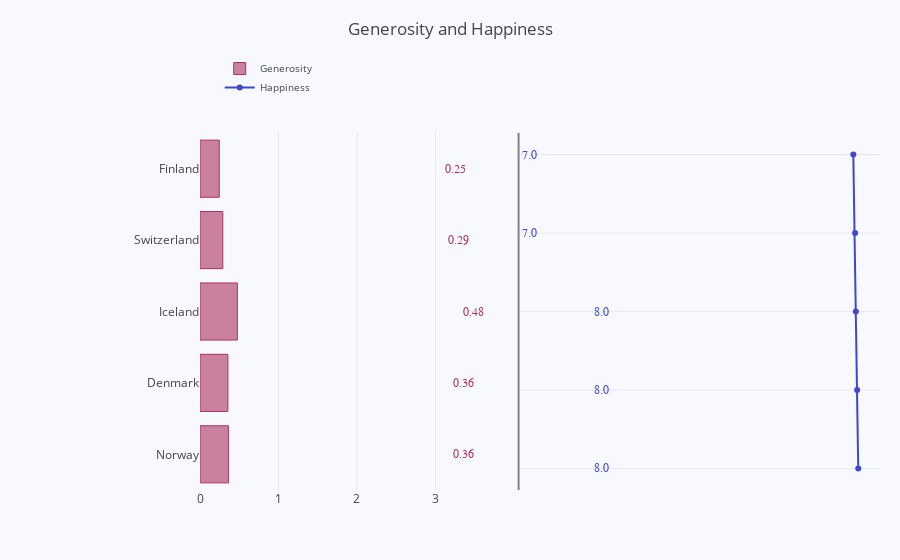

Write notebook code for a chart like this one.
### Code cell
import plotly.graph_objs as go
from plotly import tools
import matplotlib.pyplot as plt

y_saving = [each for each in whr2017["Generosity"][:5]]
y_net_worth  = [float(each) for each in whr2017["Happiness.Score"][:5]]
x_saving = [each for each in whr2017.Country[:5]]
x_net_worth  = [each for each in whr2017.Country[:5]]
trace0 = go.Bar(
                x=y_saving,
                y=x_saving,
                marker=dict(color='rgba(171, 50, 96, 0.6)',line=dict(color='rgba(171, 50, 96, 1.0)',width=1)),
                name='Generosity',
                orientation='h',
)
trace1 = go.Scatter(
                x=y_net_worth,
                y=x_net_worth,
                mode='lines+markers',
                line=dict(color='rgb(63, 72, 204)'),
                name='Happiness',
)
layout = dict(
                title='Generosity and Happiness',
                yaxis=dict(showticklabels=True,domain=[0, 0.85]),
                yaxis2=dict(showline=True,showticklabels=False,linecolor='rgba(102, 102, 102, 0.8)',linewidth=2,domain=[0, 0.85]),
                xaxis=dict(zeroline=False,showline=False,showticklabels=True,showgrid=True,domain=[0, 0.42]),
                xaxis2=dict(zeroline=False,showline=False,showticklabels=True,showgrid=True,domain=[0.47, 1],side='top',dtick=25),
                legend=dict(x=0.029,y=1.038,font=dict(size=10) ),
                margin=dict(l=200, r=20,t=70,b=70),
                paper_bgcolor='rgb(248, 248, 255)',
                plot_bgcolor='rgb(248, 248, 255)',
)
annotations = []
y_s = np.round(y_saving, decimals=2)
y_nw = np.rint(y_net_worth)
# Adding labels
for ydn, yd, xd in zip(y_nw, y_s, x_saving):
    # labeling the scatter savings
    annotations.append(dict(xref='x2', yref='y2', y=xd, x=ydn - 4,text='{:,}'.format(ydn),font=dict(family='Arial', size=12,color='rgb(63, 72, 204)'),showarrow=False))
    # labeling the bar net worth
    annotations.append(dict(xref='x1', yref='y1', y=xd, x=yd + 3,text=str(yd),font=dict(family='Arial', size=12,color='rgb(171, 50, 96)'),showarrow=False))

layout['annotations'] = annotations

# Creating two subplots
fig = tools.make_subplots(rows=1, cols=2, specs=[[{}, {}]], shared_xaxes=True,
                          shared_yaxes=False, vertical_spacing=0.001)

fig.append_trace(trace0, 1, 1)
fig.append_trace(trace1, 1, 2)

fig['layout'].update(layout)
iplot(fig)

### Figure 1 — Plotly figure (JSON) as saved in the notebook; plotly's stock layout.template omitted (floating-point values rounded to 4 significant figures)
{"data": [{"marker": {"color": "rgba(171, 50, 96, 0.6)", "line": {"color": "rgba(171, 50, 96, 1.0)", "width": 1}}, "name": "Generosity", "orientation": "h", "x": [0.362, 0.3553, 0.4755, 0.2905, 0.2455], "y": ["Norway", "Denmark", "Iceland", "Switzerland", "Finland"], "type": "bar", "uid": "2d07a8ff-3b37-4594-8ee2-8626fb26a8da", "xaxis": "x", "yaxis": "y"}, {"line": {"color": "rgb(63, 72, 204)"}, "mode": "lines+markers", "name": "Happiness", "x": [7.537, 7.522, 7.504, 7.494, 7.469], "y": ["Norway", "Denmark", "Iceland", "Switzerland", "Finland"], "type": "scatter", "uid": "a4d36b76-e67b-4499-9d11-df76f2e9620d", "xaxis": "x2", "yaxis": "y2"}], "layout": {"xaxis": {"anchor": "y", "domain": [0, 0.42], "zeroline": false, "showline": false, "showticklabels": true, "showgrid": true}, "yaxis": {"anchor": "x", "domain": [0, 0.85], "showticklabels": true}, "xaxis2": {"anchor": "y2", "domain": [0.47, 1], "zeroline": false, "showline": false, "showticklabels": true, "showgrid": true, "side": "top", "dtick": 25}, "yaxis2": {"anchor": "x2", "domain": [0, 0.85], "showline": true, "showticklabels": false, "linecolor": "rgba(102, 102, 102, 0.8)", "linewidth": 2}, "legend": {"font": {"size": 10}, "x": 0.029, "y": 1.038}, "margin": {"l": 200, "r": 20, "t": 70, "b": 70}, "title": {"text": "Generosity and Happiness"}, "paper_bgcolor": "rgb(248, 248, 255)", "plot_bgcolor": "rgb(248, 248, 255)", "annotations": [{"font": {"color": "rgb(63, 72, 204)", "family": "Arial", "size": 12}, "showarrow": false, "text": "8.0", "x": 4, "xref": "x2", "y": "Norway", "yref": "y2"}, {"font": {"color": "rgb(171, 50, 96)", "family": "Arial", "size": 12}, "showarrow": false, "text": "0.36", "x": 3.36, "xref": "x", "y": "Norway", "yref": "y"}, {"font": {"color": "rgb(63, 72, 204)", "family": "Arial", "size": 12}, "showarrow": false, "text": "8.0", "x": 4, "xref": "x2", "y": "Denmark", "yref": "y2"}, {"font": {"color": "rgb(171, 50, 96)", "family": "Arial", "size": 12}, "showarrow": false, "text": "0.36", "x": 3.36, "xref": "x", "y": "Denmark", "yref": "y"}, {"font": {"color": "rgb(63, 72, 204)", "family": "Arial", "size": 12}, "showarrow": false, "text": "8.0", "x": 4, "xref": "x2", "y": "Iceland", "yref": "y2"}, {"font": {"color": "rgb(171, 50, 96)", "family": "Arial", "size": 12}, "showarrow": false, "text": "0.48", "x": 3.48, "xref": "x", "y": "Iceland", "yref": "y"}, {"font": {"color": "rgb(63, 72, 204)", "family": "Arial", "size": 12}, "showarrow": false, "text": "7.0", "x": 3, "xref": "x2", "y": "Switzerland", "yref": "y2"}, {"font": {"color": "rgb(171, 50, 96)", "family": "Arial", "size": 12}, "showarrow": false, "text": "0.29", "x": 3.29, "xref": "x", "y": "Switzerland", "yref": "y"}, {"font": {"color": "rgb(63, 72, 204)", "family": "Arial", "size": 12}, "showarrow": false, "text": "7.0", "x": 3, "xref": "x2", "y": "Finland", "yref": "y2"}, {"font": {"color": "rgb(171, 50, 96)", "family": "Arial", "size": 12}, "showarrow": false, "text": "0.25", "x": 3.25, "xref": "x", "y": "Finland", "yref": "y"}]}}
